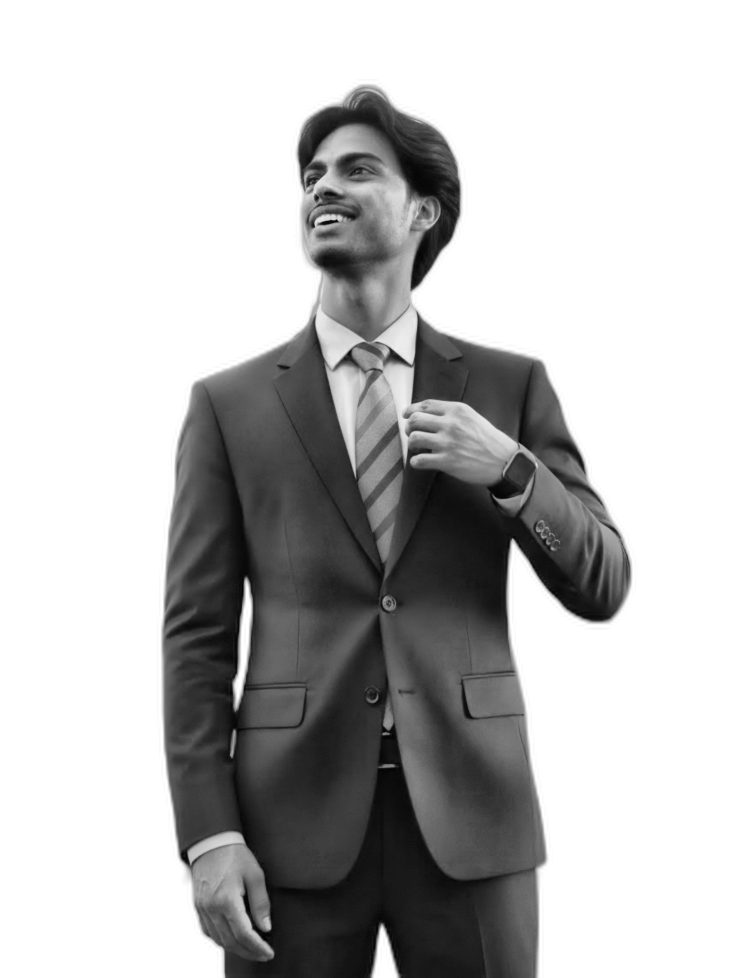
#> input picture source-prepped.png, 2959 x 3909 px, found by its file name (shown at 1/4 size)
$ python make_ascii_svg_v2.py
#> lines starting #> are read from the running program, lines starting #| are printed output that depends on the picture
from pathlib import Path
import html
import numpy as np
from PIL import Image

INPUT = Path("source-prepped.png")
OUTPUT = Path("avi-ascii.svg")

RAMP = " .`:-=+*cs#%@"

COLS = 100
ROWS = 53

FONT_SIZE = 12
CHAR_W = 7.2
LINE_H = 13

FG = "#d4d4d4"
BG = "#0d1117"


def load():
    img = Image.open(INPUT).convert("L")
    img = img.resize((COLS, ROWS), Image.Resampling.LANCZOS)
    return np.asarray(img)


def ascii_rows(gray):
    rows = []

    for y in range(ROWS):

        s = ""

        for x in range(COLS):

            p = gray[y, x]

            idx = int((p / 255) * (len(RAMP) - 1))

            s += RAMP[idx]

        rows.append(s)

    return rows


def header(w, h):
    return f"""<?xml version="1.0" encoding="UTF-8"?>
<svg xmlns="http://www.w3.org/2000/svg"
     width="{w}"
     height="{h}"
     viewBox="0 0 {w} {h}">

<rect width="100%" height="100%" fill="{BG}"/>

<style>
text {{
    font-family: Consolas, 'Courier New', monospace;
    font-size: {FONT_SIZE}px;
    fill: {FG};
    white-space: pre;
}}
</style>
"""
def svg_defs():
    out = ["<defs>"]

    for i in range(ROWS):
        y = 8 + i * LINE_H
        delay = i * 0.04

        out.append(f"""
<clipPath id="clip{i}">
    <rect x="0"
          y="{y - LINE_H + 2}"
          width="0"
          height="{LINE_H + 4}">
        <animate attributeName="width"
                 from="0"
                 to="{COLS * CHAR_W + 30}"
                 dur="0.7s"
                 begin="{delay:.2f}s"
                 fill="freeze"/>
    </rect>
</clipPath>
""")

    out.append("</defs>")
    return "\n".join(out)


def svg_text(rows):

    out = []

    y = 18

    for i, line in enumerate(rows):

        safe = html.escape(line)

        out.append(f"""
<text
x="10"
y="{y}"
clip-path="url(#clip{i})"
font-family="Consolas, monospace"
font-size="{FONT_SIZE}"
fill="{FG}"
xml:space="preserve">
{safe}
</text>
""")

        y += LINE_H

    return "".join(out)


def svg_cursor():

    total = ROWS * 0.04 + 0.7

    cursor = f"""
<rect
id="cursor"
x="10"
y="6"
width="8"
height="{LINE_H}"
fill="{FG}">

<animate
attributeName="x"
values="
10;
{COLS * CHAR_W};
10;
{COLS * CHAR_W};
10;
{COLS * CHAR_W};
10;
{COLS * CHAR_W};
10;
{COLS * CHAR_W};
10;
{COLS * CHAR_W};
10;
{COLS * CHAR_W};
"
dur="{total}s"
fill="freeze"/>

<animate
attributeName="y"
values="
6;
19;
32;
45;
58;
71;
84;
97;
110;
123;
136;
149;
162;
175;
188;
201;
214;
227;
240;
253;
266;
279;
292;
305;
318;
331;
344;
357;
370;
383;
396;
409;
422;
435;
448;
461;
474;
487;
500;
513;
526;
539;
552;
565;
578;
591;
604;
617;
630;
643;
656;
669;
682
"
dur="{total}s"
fill="freeze"/>

<animate
attributeName="opacity"
values="1;0;1;0;1;0;1"
dur="0.8s"
repeatCount="indefinite"/>

</rect>
"""

    return cursor

def build_svg(rows):

    width = int(COLS * CHAR_W + 20)
    height = int(ROWS * LINE_H + 20)

    svg = []

    svg.append(header(width, height))
    svg.append(svg_defs())
    svg.append(svg_text(rows))
    svg.append(svg_cursor())

    svg.append("\n</svg>")

    return "".join(svg)


def save_svg(svg):

    OUTPUT.write_text(svg, encoding="utf-8")


def main():

    if not INPUT.exists():
        raise FileNotFoundError(
            f"Input image not found: {INPUT}"
        )

    gray = load()
#> in load, img is the input picture: PIL image 2959x3909 L; min 1, max 255, mean 188.8
#> in load, `img = img.resize((COLS, ROWS), Image.Resampling.LANCZOS)`:
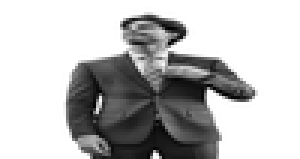
#> img: PIL image 100x53 L (shown 3 times larger); min 0, max 255, mean 188.6

    rows = ascii_rows(gray)
#> after the loop in ascii_rows, `for y in range(ROWS):`: rows = 53 items
#> rows = 53 items

    svg = build_svg(rows)
#> the loop in svg_text, `for i, line in enumerate(rows): ` made 53 passes
#> y on passes 1 to 12: 31, 44, 57, 70, 83, 96, 109, 122, 135, 148, 161, 174
#> after the loop in svg_text, `for i, line in enumerate(rows):`: y = 707

    save_svg(svg)

    print(f"SVG saved to {OUTPUT}")


if __name__ == "__main__":
    main()
